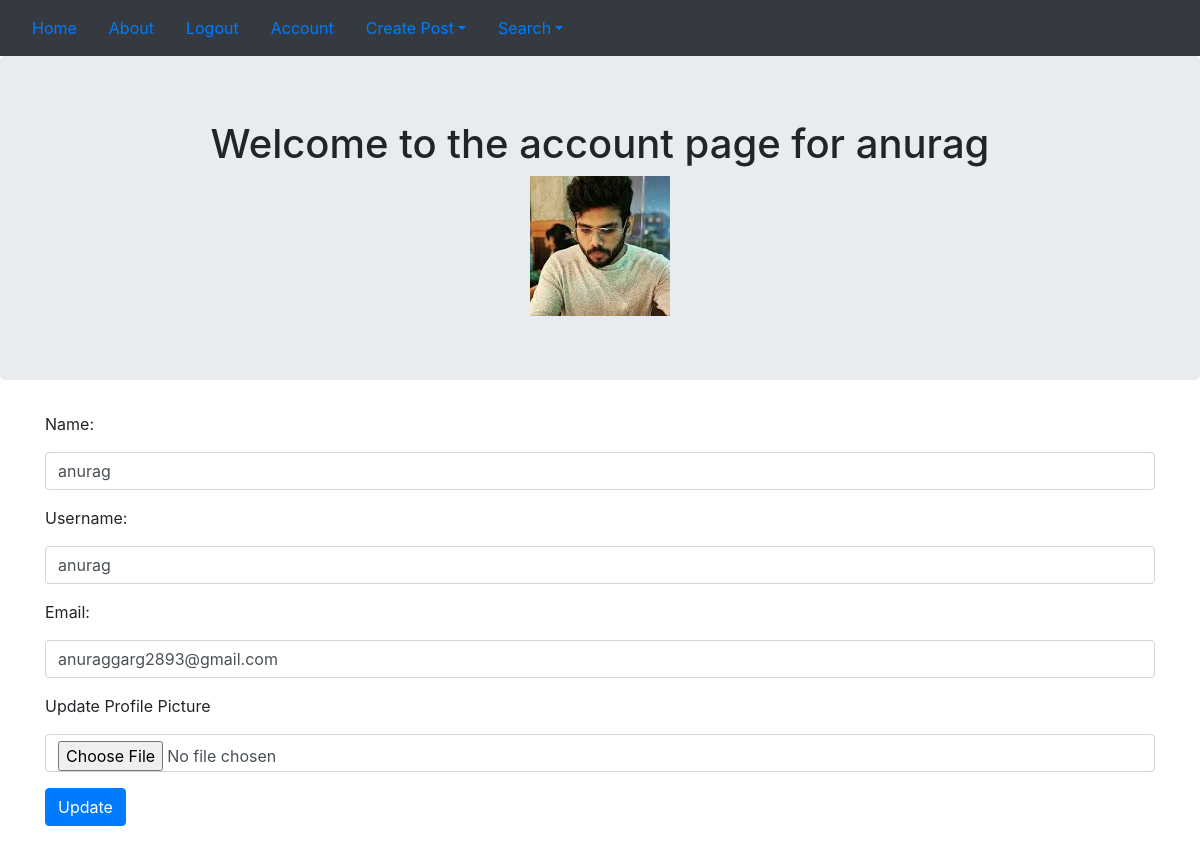
/account (signed in), run on the app's committed database.
### myproject/models.py (models this page shows, shortened)
class User(db.Model, UserMixin):
    __tablename__ = 'users'
    id = db.Column(db.Integer, primary_key=True)
    name = db.Column(db.String(64), nullable=False)
    profile_image = db.Column(db.String(64), nullable=False, default='default_profile.png')
    email = db.Column(db.String(64), unique=True, index=True)
    username = db.Column(db.String(64), unique=True, index=True)
    password_hash = db.Column(db.String(128))
    posts = db.relationship('Movie', backref='audience', lazy=True)

### myproject/users/views.py (the view)
@users.route('/account', methods=['GET', 'POST'])
@login_required
def account():
    form = UpdateUserForm()
    if form.validate_on_submit():
        if form.picture.data:
            username = current_user.username
            pic = add_profile_pic(form.picture.data, username)
            current_user.profile_image = pic
        current_user.name = form.name.data
        current_user.username = form.username.data
        current_user.email = form.email.data
        db.session.commit()
        flash("Profile Updated")
        return redirect(url_for('users.account'))
    elif request.method == 'GET':
        form.name.data = current_user.name
        form.username.data = current_user.username
        form.email.data = current_user.email
    profile_image = url_for('static', filename='profile_pics/'+current_user.profile_image)
    return render_template('account.html', profile_image=profile_image, form=form)

### myproject/users/forms.py (shortened to what this page needs)
class UpdateUserForm(FlaskForm):
    email = StringField("Email: ", validators=[DataRequired(), Email()])
    username = StringField("Username: ", validators=[DataRequired()])
    name = StringField("Name: ", validators=[DataRequired()])
    picture = FileField('Update Profile Picture', validators=[FileAllowed(['jpg', 'png', 'jpeg'])])
    submit = SubmitField("Update")

### myproject/models.py (called while the page is built)
@login_manager.user_loader
def load_user(user_id):
    return User.query.get(user_id)

### myproject/templates/account.html (shortened to what this page needs)
{% extends 'base.html' %}
{% block content %}
<div class="jumbotron">
    <div align="center">
        <h1>Welcome to the account page for {{ current_user.username }}</h1>
        <img src="{{ url_for('static', filename='profile_pics/'+current_user.profile_image) }}" align="center">
    </div>
</div>
<div class="container">
    <form method="POST" action="" enctype="multipart/form-data">
        <div class="form-group">
        {{ form.name.label(class="form-group") }} {{ form.name(class="form-control") }}
        </div>
        <div class="form-group">
        {{ form.username.label(class="form-group") }} {{ form.username(class="form-control") }}
        </div>
        <div class="form-group">
        {{ form.email.label(class="form-group") }} {{ form.email(class="form-control") }}
        </div>
        <div class="form-group">
        {{ form.picture.label(class="form-group") }} {{ form.picture(class="form-control") }}
        </div>
        <div class="form-group">
        {{ form.submit(class="btn btn-primary") }}
        </div>
    </form>
</div>
{% endblock %}

### data on the page
User: username "anurag", profile_image (picture), name "anurag", email "anuraggarg2893@gmail.com"
